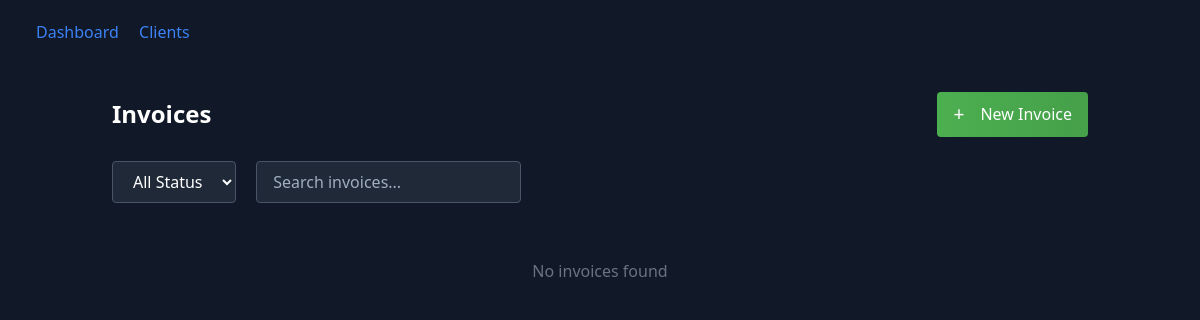
The page /invoices/ on the database as committed earlier.
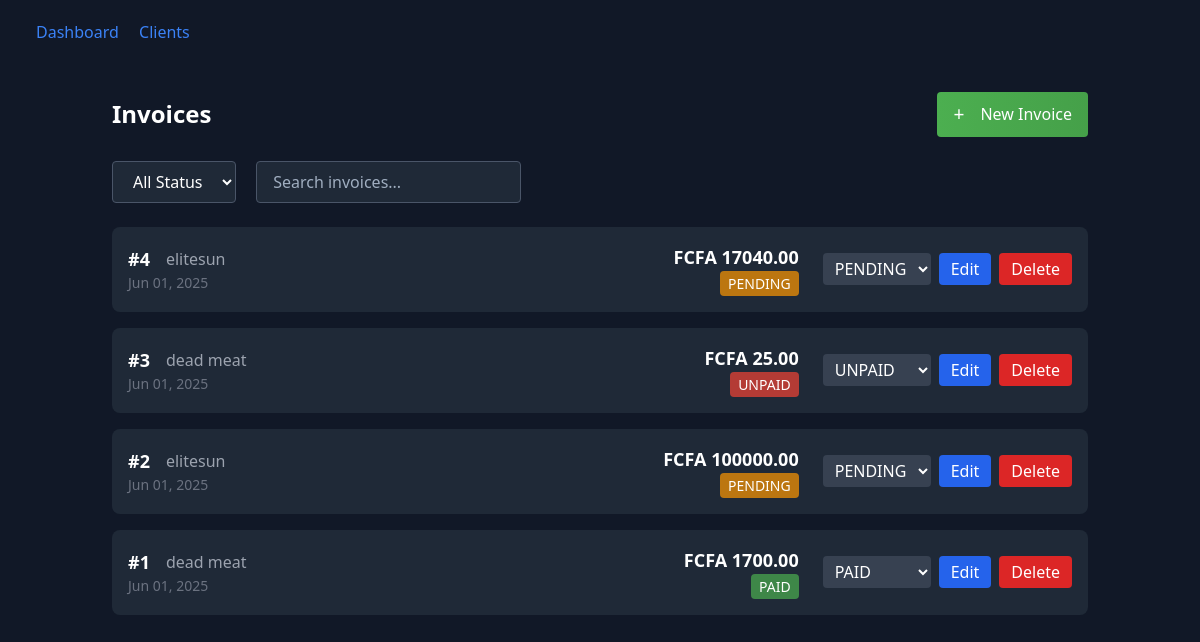
The same page on the database as committed later.
### EasyBill/models.py (models this page shows, shortened)
class Invoice(models.Model):
    class Status(models.TextChoices):
        PAID = 'paid', 'paid'
        UNPAID = 'unpaid', 'unpaid'
        PENDING = 'pending', 'pending'
    client = models.ForeignKey('Client', on_delete=models.CASCADE, related_name='invoices')
    invoice_date = models.DateTimeField(auto_now_add=True)
    status = models.CharField(max_length=20, choices=Status.choices, default=Status.PENDING)
    total = models.DecimalField(max_digits=10, decimal_places=2, default=Decimal('0.00'), editable=False)
    description = models.TextField(blank=True , default="")
    tax = models.DecimalField(max_digits=5, decimal_places=2, default=Decimal('0.00'), validators=[MinValueValidator(Decimal('0.00')), MaxValueValidator(Decimal('100.00'))], help_text="Tax percentage (0-100)")
    discount = models.DecimalField(max_digits=5, decimal_places=2, default=Decimal('0.00'), validators=[MinValueValidator(Decimal('0.00')), MaxValueValidator(Decimal('100.00'))], help_text="Discount percentage (0-100)")
    items = models.JSONField(default=list)  # Structure: [{"name": "Item 1", "quantity": 1, "unit_price": "10.00"}]
    class Meta:
        ordering = ['-invoice_date']
        indexes = [models.Index(fields=['-invoice_date']), models.Index(fields=['status'])]

class Client(models.Model):
    name = models.CharField(max_length=255)
    email = models.EmailField(unique=True, blank=True, null=True)
    phone = models.CharField(max_length=20)
    address = models.TextField()
    creation_date = models.DateTimeField(auto_now_add=True)
    class Meta:
        ordering = ['-creation_date']

### EasyBill/views.py (the view)
# urls.py: path('invoices/', invoice_list, name='invoice_list'),
def invoice_list(request):
    invoices = Invoice.objects.all().order_by('-invoice_date')
    return render(request, 'invoices.html', {'invoices': invoices})

### templates/invoices.html (shortened to what this page needs)
{% extends 'base.html' %}
{% load static %}
{% block content %}
<header class="flex justify-between items-center mb-6">
    <nav>
        <a href="{% url 'dashboard' %}" class="text-blue-500 hover:underline ml-4">Dashboard</a>
        <a href="{% url 'client_list' %}" class="text-blue-500 hover:underline ml-4">Clients</a>
    </nav>
</header>
<div class="container mx-auto p-6">
    <div class="flex justify-between items-center mb-6">
        <h1 class="text-2xl font-bold text-white">Invoices</h1>
        <a href="{% url 'create_invoice' %}" class="new-invoice-btn">
            <span class="plus">+</span> New Invoice
        </a>
    </div>
    <div class="invoice-filters mb-6">
        <select id="statusFilter" class="bg-gray-800 text-white rounded px-4 py-2 mr-4">
            <option value="all">All Status</option>
        </select>
        <input type="text" id="searchInput" placeholder="Search invoices..." class="bg-gray-800 text-white rounded px-4 py-2">
    </div>
    <div class="invoice-list">
        {% for invoice in invoices %}
        <div class="invoice-item bg-gray-800 rounded-lg p-4 mb-4 flex items-center justify-between">
            <div class="invoice-info flex-grow">
                <div class="flex items-center">
                    <span class="text-lg font-semibold text-white mr-4">#{{ invoice.id }}</span>
                    <span class="text-gray-400">{{ invoice.client.name }}</span>
                </div>
                <div class="text-sm text-gray-500">{{ invoice.invoice_date|date:"M d, Y" }}</div>
            </div>
            <div class="invoice-amount text-right mr-6">
                <div class="text-lg font-bold text-white">FCFA {{ invoice.total }}</div>
                <div class="status-badge {{ invoice.status }}">{{ invoice.status|upper }}</div>
            </div>
            <div class="invoice-actions flex items-center space-x-2">
                <form method="post" action="{% url 'update_invoice_status' invoice.id %}" class="inline">
                    <select name="status" onchange="this.form.submit()" class="bg-gray-700 text-white rounded px-2 py-1">
                        <option value="paid" {% if invoice.status == 'paid' %}selected{% endif %}>PAID</option>
                        <option value="pending" {% if invoice.status == 'pending' %}selected{% endif %}>PENDING</option>
                        <option value="unpaid" {% if invoice.status == 'unpaid' %}selected{% endif %}>UNPAID</option>
                    </select>
                </form>
                <a href="{% url 'edit_invoice' invoice.id %}" class="bg-blue-600 text-white rounded px-3 py-1">Edit</a>
                <form method="post" action="{% url 'delete_invoice' invoice.id %}" class="inline" onsubmit="return confirm('Delete invoice #{{ invoice.id }}?');">
                    <button type="submit" class="bg-red-600 text-white rounded px-3 py-1">Delete</button>
                </form>
            </div>
        </div>
        {% empty %}
        <div class="text-center text-gray-500 py-8">
            No invoices found
        </div>
        {% endfor %}
    </div>
</div>
{% endblock %}

Rows that differ between the two databases and show on the page:
added Invoice: id "4", client.name "elitesun", invoice_date "Jun 01, 2025", total "17040.00", status "PENDING"
added Invoice: id "3", client.name "dead meat", invoice_date "Jun 01, 2025", total "25.00", status "UNPAID"
added Invoice: id "2", client.name "elitesun", invoice_date "Jun 01, 2025", total "100000.00", status "PENDING"
added Invoice: id "1", client.name "dead meat", invoice_date "Jun 01, 2025", total "1700.00", status "PAID"
Other text that changed with them:
text no longer shown: "No invoices found"
